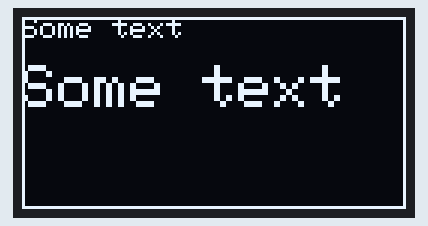
This sketch was run on a simulated ESP32. Parts: 128×64 one-colour display. The display library's start-up logo is not drawn; what the sketch prints to the serial monitor is not drawn.

Above: at 4.1 s.

The sketch:

SSD1306.ino
```cpp
//**********************************************************************
// SSD1306
// =======
// Example sketch to show how to use the SSD1306 display on an ESP32
// using the Arduino GFX library.
//**********************************************************************
#include <Wire.h>
#include <Adafruit_GFX.h>
#include <Adafruit_SSD1306.h>

// The I2C address of the SSD1306 is 0x3C
#define I2C_ADDRESS 0x3C

// Screen size
#define SCREEN_WIDTH 128
#define SCREEN_HEIGHT 64

// GPIO pins
#define PIN_RESET -1 // We don't use the reset so set it to -1
#define PIN_SDA   21
#define PIN_SCL   22

// Create the display object
Adafruit_SSD1306 ssd1306(SCREEN_WIDTH, SCREEN_HEIGHT, &Wire, PIN_RESET);

//----------------------------------------------------------------------
// setup
// -----
//----------------------------------------------------------------------
void setup() {
  // Initialise the serial monitor and wait for it to complete
  Serial.begin(115200);
  delay(2000);
  Serial.println("Starting SSD1306 with the Arduino_GFX library");

  // Set the I2C pin numbers
  Wire.begin(PIN_SDA, PIN_SCL);

  // Call begin() to initialise the display
  // SSD1306_SWITCHCAPVCC = generate display voltage from 3.3V internally
  if(!ssd1306.begin(SSD1306_SWITCHCAPVCC, I2C_ADDRESS)) {
    Serial.println("Initialisation of SSD1306 failed");
    vTaskSuspend(NULL);
  }

  // Show initial display buffer contents on the screen.
  // The library initializes this with an Adafruit splash screen..
  ssd1306.display();
  delay(2000);
}

//----------------------------------------------------------------------
// loop
// ----
//----------------------------------------------------------------------
void loop() {
  // Clear the screen
  ssd1306.clearDisplay();

  // Draw some text
  ssd1306.setTextColor(WHITE);
  ssd1306.setCursor(0, 0);
  for (int i = 1; i < 3; i++) {
    ssd1306.setTextSize(i);
    ssd1306.println("Some text\n");
  }

  // Draw a frame round the screen
  ssd1306.drawRect(0, 0, SCREEN_WIDTH, SCREEN_HEIGHT, WHITE);

  // On the SSD1306 we need to call display() to send the stuff we've
  // drawn to the screen.
  ssd1306.display();
  delay(5000);
}
```
